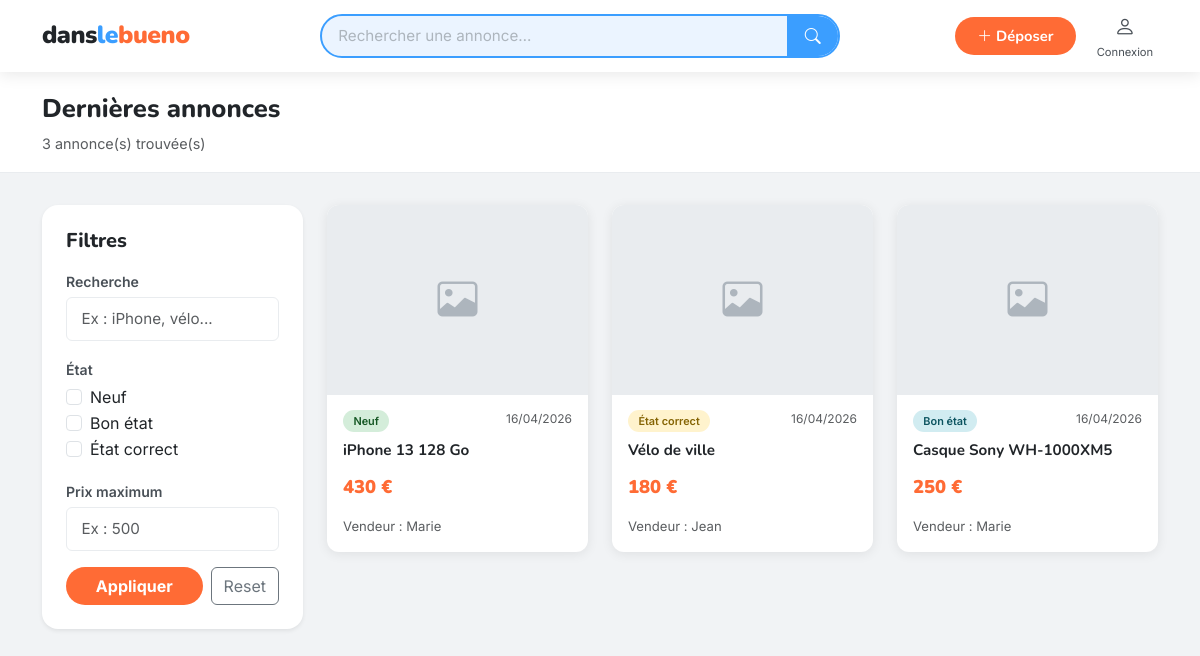
The page / on the database its author committed.
### tables this page shows
CREATE TABLE annonces (
    id INT AUTO_INCREMENT PRIMARY KEY,
    user_id INT NOT NULL,
    titre VARCHAR(120) NOT NULL,
    prix DECIMAL(10,2) NOT NULL,
    etat ENUM('neuf', 'bon', 'correct') NOT NULL DEFAULT 'bon',
    description TEXT NOT NULL,
    image VARCHAR(255) DEFAULT NULL,
    created_at DATETIME NOT NULL DEFAULT CURRENT_TIMESTAMP,
    CONSTRAINT fk_annonces_user FOREIGN KEY (user_id) REFERENCES users(id) ON DELETE CASCADE
);

CREATE TABLE users (
    id INT AUTO_INCREMENT PRIMARY KEY,
    pseudo VARCHAR(60) NOT NULL,
    nom VARCHAR(80) DEFAULT NULL,
    email VARCHAR(190) NOT NULL UNIQUE,
    password VARCHAR(255) NOT NULL,
    role ENUM('user', 'admin') NOT NULL DEFAULT 'user',
    actif TINYINT(1) NOT NULL DEFAULT 1,
    created_at DATETIME NOT NULL DEFAULT CURRENT_TIMESTAMP
);

### includes/bootstrap.php (called while the page is built, shortened)
<?php
function h($value): string {
    return htmlspecialchars((string) $value, ENT_QUOTES, 'UTF-8');
}
function state_label(string $etat): string {
    return match ($etat) {
        'neuf' => 'Neuf',
        'bon' => 'Bon état',
        'correct' => 'État correct',
        default => ucfirst($etat),
    };
}
function format_price($price): string {
    return number_format((float)$price, 0, ',', ' ') . ' €';
}
function render_navbar(string $search = ''): void {
    include __DIR__ . '/navbar.php';
}

### index.php (the view, shortened to what this page needs)
<?php
require_once __DIR__ . '/includes/bootstrap.php';
$q = trim((string)($_GET['q'] ?? ''));
$prixMax = trim((string)($_GET['prix_max'] ?? ''));
$etats = $_GET['etat'] ?? [];
$allowedEtats = ['neuf', 'bon', 'correct'];
$etats = array_values(array_intersect($allowedEtats, is_array($etats) ? $etats : []));
$sql = "SELECT a.*, u.pseudo FROM annonces a JOIN users u ON u.id = a.user_id WHERE 1=1";
$params = [];
$sql .= " ORDER BY a.created_at DESC, a.id DESC";
$stmt = $pdo->prepare($sql);
$stmt->execute($params);
$annonces = $stmt->fetchAll();
?>
<!DOCTYPE html>
<html lang="fr">
<head>
  <link rel="stylesheet" href="https://cdn.jsdelivr.net/npm/bootstrap@5.3.3/dist/css/bootstrap.min.css" />
  <link rel="stylesheet" href="https://cdn.jsdelivr.net/npm/bootstrap-icons@1.11.3/font/bootstrap-icons.min.css" />
  <link rel="stylesheet" href="style.css" />
</head>
<body>
<?php render_navbar($q); ?>
<section class="page-hero">
  <div class="container-xl">
    <h1 class="mb-0">Dernières annonces</h1>
    <div class="text-muted mt-2" style="font-size:.9rem;"><?= count($annonces) ?> annonce(s) trouvée(s)</div>
  </div>
</section>
<div class="container-xl pb-5">
  <div class="row g-4">
    <aside class="col-12 col-lg-3">
      <div class="form-card bg-white rounded-4 shadow-sm p-4">
        <h2 class="section-title mb-3">Filtres</h2>
        <form method="GET" action="index.php" class="d-grid gap-3">
          <div>
            <label class="form-label">Recherche</label>
            <input type="search" class="form-control" name="q" value="<?= h($q) ?>" placeholder="Ex : iPhone, vélo...">
          </div>
          <div>
            <label class="form-label">État</label>
            <div class="form-check"><input class="form-check-input" type="checkbox" name="etat[]" value="neuf" id="f-neuf" <?= in_array('neuf', $etats, true) ? 'checked' : '' ?>><label class="form-check-label" for="f-neuf">Neuf</label></div>
            <div class="form-check"><input class="form-check-input" type="checkbox" name="etat[]" value="bon" id="f-bon" <?= in_array('bon', $etats, true) ? 'checked' : '' ?>><label class="form-check-label" for="f-bon">Bon état</label></div>
            <div class="form-check"><input class="form-check-input" type="checkbox" name="etat[]" value="correct" id="f-correct" <?= in_array('correct', $etats, true) ? 'checked' : '' ?>><label class="form-check-label" for="f-correct">État correct</label></div>
          </div>
          <div>
            <label class="form-label">Prix maximum</label>
            <input type="number" class="form-control" name="prix_max" min="0" value="<?= h($prixMax) ?>" placeholder="Ex : 500">
          </div>
          <div class="d-flex gap-2">
            <button type="submit" class="btn btn-primary-orange flex-grow-1">Appliquer</button>
            <a href="index.php" class="btn btn-outline-secondary">Reset</a>
          </div>
        </form>
      </div>
    </aside>
    <section class="col-12 col-lg-9">
      <div class="row g-4">
        <?php foreach ($annonces as $a): ?>
          <div class="col-12 col-md-6 col-xl-4">
            <a href="detail-annonce.php?id=<?= (int)$a['id'] ?>" class="card annonce-card h-100">
              <?php if (!empty($a['image'])): ?>
                <img src="<?= h(image_url($a['image'])) ?>" class="card-img-top" alt="<?= h($a['titre']) ?>">
              <?php else: ?>
                <div class="img-placeholder"><i class="bi bi-image"></i></div>
              <?php endif; ?>
              <div class="card-body d-flex flex-column">
                <div class="d-flex justify-content-between align-items-start gap-2 mb-2">
                  <span class="badge-etat <?= h($a['etat']) ?>"><?= h(state_label($a['etat'])) ?></span>
                  <span class="text-muted" style="font-size:.75rem;"><?= date('d/m/Y', strtotime((string)$a['created_at'])) ?></span>
                </div>
                <h3 class="card-title"><?= h($a['titre']) ?></h3>
                <div class="annonce-price mt-2"><?= h(format_price($a['prix'])) ?></div>
                <div class="mt-auto pt-3 text-muted" style="font-size:.82rem;">Vendeur : <?= h($a['pseudo']) ?></div>
              </div>
            </a>
          </div>
        <?php endforeach; ?>
      </div>
    </section>
  </div>
</div>
</body>
</html>

### includes/navbar.php (shortened to what this page needs)
<?php
$user = (isset($user) && is_array($user)) ? $user : null;
$search = $search ?? '';
$nbUnread = (int)($nbUnread ?? 0);
?>
<nav class="navbar navbar-expand-lg navbar-danslebueno fixed-top">
  <div class="container-xl d-flex align-items-center gap-3">
    <a href="index.php" class="navbar-brand me-0 me-lg-3 flex-shrink-0">
      <span class="logo-text">
        <span class="logo-dans">dans</span><span class="logo-le">le</span><span class="logo-bueno">bueno</span>
      </span>
    </a>
    <form action="index.php" method="GET" class="search-bar-wrapper d-none d-md-flex flex-grow-1">
      <div class="input-group w-100">
        <input
          type="search"
          class="form-control"
          placeholder="Rechercher une annonce…"
          name="q"
          value="<?= h($search) ?>"
        />
        <button class="btn-search" type="submit">
          <i class="bi bi-search"></i>
        </button>
      </div>
    </form>
    <div class="collapse navbar-collapse flex-grow-0" id="navbarMenu">
      <div class="d-flex align-items-center gap-2 gap-lg-3 mt-2 mt-lg-0">
        <a href="deposer-annonce.php" class="btn btn-deposer flex-shrink-0">
          <i class="bi bi-plus-lg me-1"></i>Déposer
        </a>
        <?php if ($user !== null): ?>
          <a href="messagerie.php" class="nav-icon-link position-relative">
            <i class="bi bi-chat-dots"></i>
            <?php if ($nbUnread > 0): ?>
              <span class="badge-unread position-absolute" style="top:-6px;right:-6px;">
                <?= $nbUnread ?>
              </span>
            <?php endif; ?>
            <span>Messages</span>
          </a>
          <div class="dropdown">
            <a href="#" class="nav-icon-link" data-bs-toggle="dropdown" aria-expanded="false" id="menuCompte">
              <i class="bi bi-person-circle"></i>
              <span><?= h($user['pseudo'] ?? 'Mon compte') ?></span>
            </a>
            <ul class="dropdown-menu dropdown-menu-end shadow-sm border-0 rounded-3 mt-1" aria-labelledby="menuCompte">
              <li>
                <a class="dropdown-item" href="profil.php">
                  <i class="bi bi-person me-2 text-muted"></i>Mon profil
                </a>
              </li>
              <li>
                <a class="dropdown-item" href="mes-annonces.php">
                  <i class="bi bi-tag me-2 text-muted"></i>Mes annonces
                </a>
              </li>
              <li>
                <a class="dropdown-item" href="mes-favoris.php">
                  <i class="bi bi-heart me-2 text-muted"></i>Mes favoris
                </a>
              </li>
              <li>
                <a class="dropdown-item" href="messagerie.php">
                  <i class="bi bi-chat-dots me-2 text-muted"></i>Messagerie
                </a>
              </li>
              <?php if (($user['role'] ?? 'user') === 'admin'): ?>
                <li><hr class="dropdown-divider"></li>
                <li>
                  <a class="dropdown-item text-warning fw-bold" href="admin.php">
                    <i class="bi bi-shield-lock me-2"></i>Administration
                  </a>
                </li>
              <?php endif; ?>
              <li><hr class="dropdown-divider"></li>
              <li>
                <a class="dropdown-item text-danger" href="logout.php">
                  <i class="bi bi-box-arrow-right me-2"></i>Déconnexion
                </a>
              </li>
            </ul>
          </div>
        <?php else: ?>
          <a href="auth.php?mode=connexion" class="nav-icon-link">
            <i class="bi bi-person"></i>
            <span>Connexion</span>
          </a>
        <?php endif; ?>
      </div>
    </div>
  </div>
</nav>

### rows shown on the page
annonces: etat "Neuf", created_at "16/04/2026", titre "iPhone 13 128 Go", prix "430 €", user.pseudo "Marie"
annonces: etat "État correct", created_at "16/04/2026", titre "Vélo de ville", prix "180 €", user.pseudo "Jean"
annonces: etat "Bon état", created_at "16/04/2026", titre "Casque Sony WH-1000XM5", prix "250 €", user.pseudo "Marie"

### other values the page prints
count($annonces) "3"
